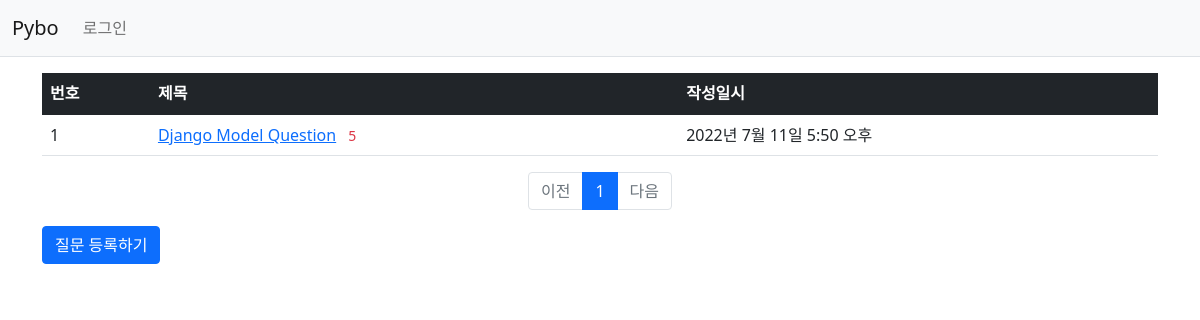
The page /pybo/ on the database as committed earlier.
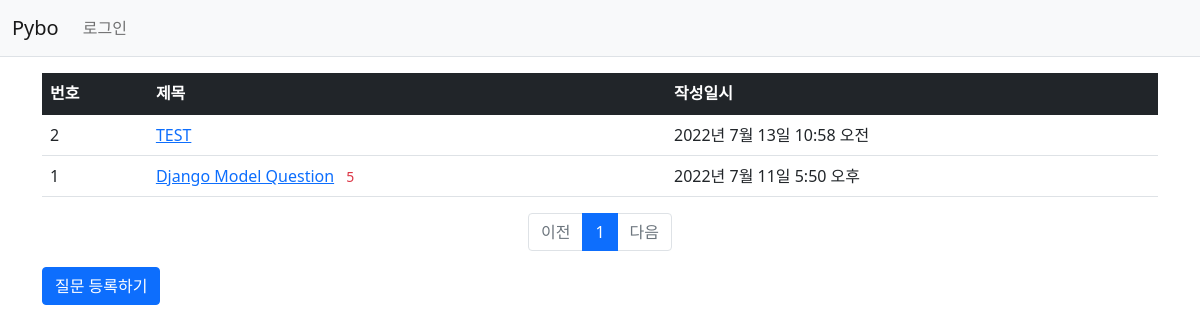
The same page on the database as committed later.
### pybo/models.py (models this page shows, shortened)
class Question(models.Model):
    subject = models.CharField(max_length=200)
    content = models.TextField()
    create_date = models.DateTimeField()

### pybo/views.py (the view)
# urls.py: path('', views.index, name='index'),
def index(request):
    page = request.GET.get('page', '1')
    question_list = Question.objects.order_by('-create_date')
    paginator = Paginator(question_list, 10)
    page_obj = paginator.get_page(page)
    context = {'question_list': page_obj}
    return render(request, 'pybo/question_list.html', context)

### pybo/templatetags/pybo_filter.py (called while the page is built)
@register.filter
def sub(value, arg):
    return value - arg

### templates/pybo/question_list.html
{% extends 'base.html' %}
{% load pybo_filter %}
{% block content %}
<div class="container my-3">
    <table class="table">
        <thead>
        <tr class="table-dark">
            <th>번호</th>
            <th>제목</th>
            <th>작성일시</th>
        </tr>
        </thead>
        <tbody>
        {% if question_list %}
        {% for question in question_list %}
        <tr>
            <td>
                {{ question_list.paginator.count|sub:question_list.start_index|sub:forloop.counter0|add:1 }}
            </td>
            <td>
                <a href="{% url 'pybo:detail' question.id %}">{{ question.subject }}</a>
                {% if question.answer_set.count > 0 %}
                <span class="text-danger small mx-2">{{ question.answer_set.count }}</span>
                {% endif %}
            </td>
            <td>{{ question.create_date }}</td>
        </tr>
        {% endfor %}
        {% else %}
        <tr>
            <td colspan="3">질문이 없습니다.</td>
        </tr>
        {% endif %}
        </tbody>
    </table>
    <ul class="pagination justify-content-center">
        {% if question_list.has_previous %}
        <li class="page-item">
            <a class="page-link" href="?page={{ question_list.previous_page_number }}">이전</a>
        </li>
        {% else %}
        <li class="page-item disabled">
            <a class="page-link" tabindex="-1" aria-disabled="true" href="#">이전</a>
        </li>
        {% endif %}
        {% for page_number in question_list.paginator.page_range %}
        {% if page_number >= question_list.number|add:-5 and page_number <= question_list.number|add:5 %}
        {% if page_number == question_list.number %}
        <li class="page-item active" aria-current="page">
            <a class="page-link" href="?page={{ page_number }}">{{ page_number }}</a>
        </li>
        {% else %}
        <li class="page-item">
            <a class="page-link" href="?page={{ page_number }}">{{ page_number }}</a>
        </li>
        {% endif %}
        {% endif %}
        {% endfor %}
        {% if question_list.has_next %}
        <li class="page-item">
            <a class="page-link" href="?page={{ question_list.next_page_number }}">다음</a>
        </li>
        {% else %}
        <li class="page-item disabled">
            <a class="page-link" tabindex="-1" aria-disabled="true" href="#">다음</a>
        </li>
        {% endif %}
    </ul>
    <a href="{% url 'pybo:question_create' %}" class="btn btn-primary">질문 등록하기</a>
</div>
{% endblock %}

Rows that differ between the two databases and show on the page:
added Question: paginator.count|sub "2", subject "TEST", create_date "2022년 7월 13일 10:58 오전"
